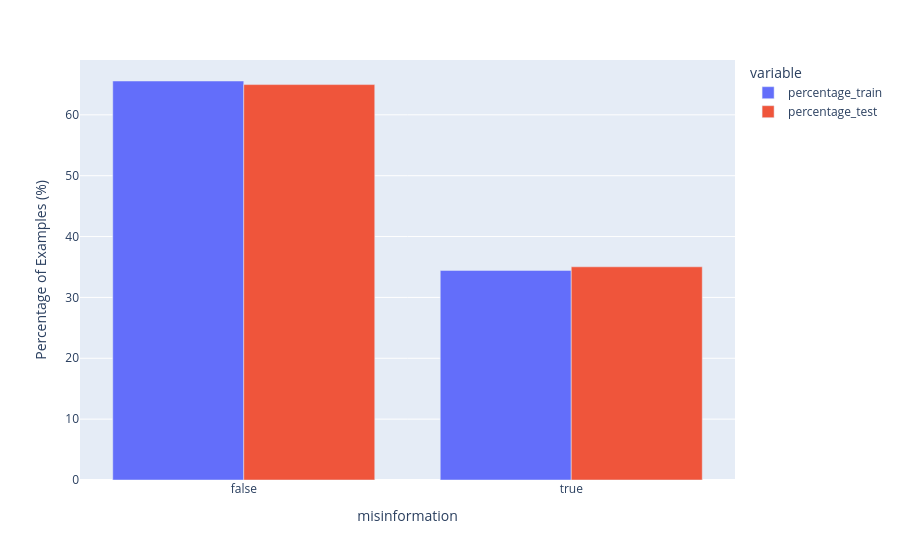

This figure's notebook cell:
### Code cell
train_perc = (
    df_train.groupby("misinformation").agg(percentage=("id", "count")) / len(df_train) * 100
).round(2).reset_index()
test_perc = (
    df_test.groupby("misinformation").agg(percentage=("id", "count")) / len(df_test) * 100
).round(2).reset_index()
perc = pd.merge(
    left=train_perc,
    right=test_perc,
    on="misinformation",
    how="outer",
    suffixes=["_train", "_test"],
)
display(
    px.bar(
        perc, x="misinformation", y=["percentage_train", "percentage_test"], barmode="group"
    ).update_xaxes(
        categoryorder="array", categoryarray=sorted(df_train.channel.unique())
    ).update_yaxes(title="Percentage of Examples (%)")
)

### Figure 1 — Plotly figure (JSON) as saved in the notebook; plotly's stock layout.template omitted (floating-point values rounded to 4 significant figures)
{"data": [{"alignmentgroup": "True", "hovertemplate": "variable=percentage_train<br>misinformation=%{x}<br>value=%{y}<extra></extra>", "legendgroup": "percentage_train", "marker": {"color": "#636efa", "pattern": {"shape": ""}}, "name": "percentage_train", "offsetgroup": "percentage_train", "orientation": "v", "showlegend": true, "textposition": "auto", "type": "bar", "x": [false, true], "xaxis": "x", "y": [65.56, 34.44], "yaxis": "y"}, {"alignmentgroup": "True", "hovertemplate": "variable=percentage_test<br>misinformation=%{x}<br>value=%{y}<extra></extra>", "legendgroup": "percentage_test", "marker": {"color": "#EF553B", "pattern": {"shape": ""}}, "name": "percentage_test", "offsetgroup": "percentage_test", "orientation": "v", "showlegend": true, "textposition": "auto", "type": "bar", "x": [false, true], "xaxis": "x", "y": [64.97, 35.03], "yaxis": "y"}], "layout": {"barmode": "group", "legend": {"title": {"text": "variable"}, "tracegroupgap": 0}, "margin": {"t": 60}, "xaxis": {"anchor": "y", "categoryarray": ["arte", "bfmtv", "europe1", "fr3-idf", "france-culture", "france-info", "france-inter", "france2", "france24", "franceinfotv", "itele", "lci", "m6", "rfi", "rmc", "rtl", "sud-radio", "tf1"], "categoryorder": "array", "domain": [0, 1], "title": {"text": "misinformation"}}, "yaxis": {"anchor": "x", "domain": [0, 1], "title": {"text": "Percentage of Examples (%)"}}}}
